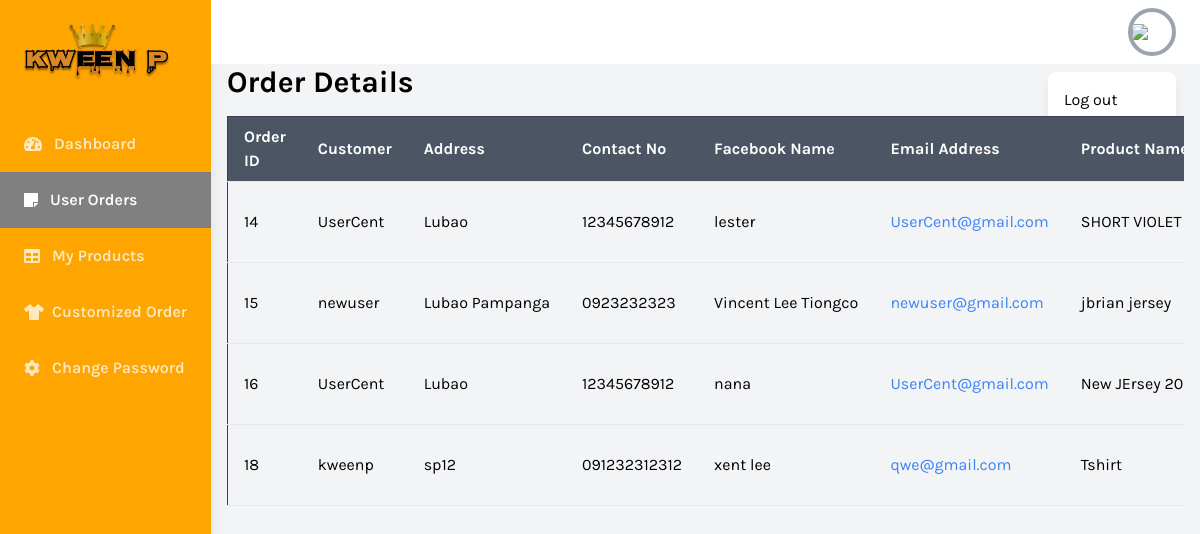
Screenshot of /userOrder.php (signed in) with the database file from the repository.
### tables this page shows
CREATE TABLE `orders` (
  `id` int(11) NOT NULL,
  `user_id` int(11) DEFAULT NULL,
  `product_id` int(11) DEFAULT NULL,
  `order_date` datetime DEFAULT NULL,
  `status` varchar(50) DEFAULT NULL,
  `facebook_account` varchar(255) DEFAULT NULL
);

CREATE TABLE `users` (
  `id` int(11) NOT NULL,
  `username` varchar(50) NOT NULL,
  `email` varchar(100) NOT NULL,
  `password` varchar(255) NOT NULL,
  `contact_no` varchar(15) DEFAULT NULL,
  `address` text DEFAULT NULL,
  `role` enum('user','admin') DEFAULT 'user',
  `created_at` timestamp NOT NULL DEFAULT current_timestamp()
);

CREATE TABLE `products` (
  `id` int(11) NOT NULL,
  `name` varchar(255) NOT NULL,
  `description` text DEFAULT NULL,
  `price` decimal(10,2) NOT NULL,
  `image_url` varchar(255) DEFAULT NULL,
  `date_created` datetime DEFAULT current_timestamp(),
  `date_updated` datetime DEFAULT current_timestamp() ON UPDATE current_timestamp(),
  `size` enum('S','M','L','XL','XXL') DEFAULT NULL,
  `stock` tinyint(1) NOT NULL DEFAULT 1
);

### userOrder.php (the view, shortened to what this page needs)
<?php
include 'db_connection.php';
$query = "
    SELECT o.id AS order_id, u.username, u.address, u.contact_no, u.email,
           p.name AS product_name, p.price AS product_price,
           p.image_url, o.order_date, o.status, o.facebook_account
    FROM orders o
    JOIN users u ON o.user_id = u.id
    JOIN products p ON o.product_id = p.id
";
$result = mysqli_query($db, $query);
?>
<!DOCTYPE html>
<html lang="en">
<head>
    <script src="https://cdn.tailwindcss.com"></script>
</head>
<body class="bg-gray-100 font-family-karla flex">
<aside class="relative bg-sidebar h-screen w-64 hidden sm:block shadow-xl">
    <div class="p-6">
        <img src="images/logo1.png" alt="">
    </div>
    <nav class="text-white text-base font-semibold pt-3">
        <a href="adminDashboard.php" class="flex items-center text-white opacity-75 hover:opacity-100 py-4 pl-6 nav-item">
            <i class="fas fa-tachometer-alt mr-3"></i>
            Dashboard
        </a>
        <a href="userOrder.php" class="flex items-center active-nav-link text-white py-4 pl-6 nav-item">
            <i class="fas fa-sticky-note mr-3"></i>
            User Orders
        </a>
        <a href="myProducts.php" class="flex items-center text-white opacity-75 hover:opacity-100 py-4 pl-6 nav-item">
            <i class="fas fa-table mr-3"></i>
            My Products
        </a>
        <a href="customizationOrder.php" class="flex items-center text-white opacity-75 hover:opacity-100 py-4 pl-6 nav-item">
            <i class="fa-solid fa-shirt mr-2"></i>
                Customized Order
            </a>
            <a href="adminChangePassword.php" class="flex items-center text-white opacity-75 hover:opacity-100 py-4 pl-6 nav-item">
            <i class="fa fa-cog mr-3"></i>
               Change Password
            </a>
    </nav>
</aside>
<div class="relative w-full flex flex-col h-screen overflow-y-hidden">
        <header class="w-full items-center bg-white py-2 px-6 hidden sm:flex">
            <div x-data="{ isOpen: false }" class="relative w-1/2 flex justify-end">
                <button @click="isOpen = !isOpen" class="realtive z-10 w-12 h-12 rounded-full overflow-hidden border-4 border-gray-400 hover:border-gray-300 focus:border-gray-300 focus:outline-none">
                    <img src="https://tse1.mm.bing.net/th?id=OIP.V0NH3fa-mZ4AJ94SEQTy_wHaHa&pid=Api&P=0&h=220">
                </button>
                <button x-show="isOpen" @click="isOpen = false" class="h-full w-full fixed inset-0 cursor-default"></button>
                <div x-show="isOpen" class="absolute w-32 bg-white rounded-lg shadow-lg py-2 mt-16">
                    <a href="logout.php" class="block px-4 py-2 account-link hover:text-white">Log out</a>
                </div>
            </div>
        </header>
<div class="relative w-full flex flex-col h-screen overflow-hidden">
    <div class="container mx-auto px-4 flex-1">
        <h2 class="text-3xl font-bold mb-4">Order Details</h2>
        <div class="overflow-x-auto h-full">
            <div class="max-h-[calc(100vh-6rem)] overflow-y-auto">
                <table class="min-w-full border border-gray-700">
                    <thead class="bg-gray-600 sticky top-0 z-10 text-white">
                        <tr>
                            <th class="px-4 py-2 text-left border-b" >Order ID</th>
                            <th class="px-4 py-2 text-left border-b" >Customer</th>
                            <th class="px-4 py-2 text-left border-b" >Address</th>
                            <th class="px-4 py-2 text-left border-b" >Contact No</th>
                            <th class="px-4 py-2 text-left border-b" >Facebook Name</th>
                            <th class="px-4 py-2 text-left border-b" >Email Address</th>
                            <th class="px-4 py-2 text-left border-b">Product Name</th>
                        </tr>
                    </thead>
                    <tbody class="text-black">
                            <?php while ($row = mysqli_fetch_assoc($result)): ?>
                                <tr>
                                    <td class="px-4 py-2 border-b whitespace-nowrap"><?php echo $row['order_id']; ?></td>
                                    <td class="px-4 py-2 border-b whitespace-nowrap"><?php echo $row['username']; ?></td>
                                    <td class="px-4 py-2 border-b whitespace-nowrap"><?php echo $row['address']; ?></td>
                                    <td class="px-4 py-2 border-b whitespace-nowrap"><?php echo $row['contact_no']; ?></td>
                                    <td class="px-4 py-2 border-b whitespace-nowrap"><?php echo htmlspecialchars($row['facebook_account']); ?></td>
                                    <td class="px-4 py-2 border-b whitespace-nowrap text-blue-500"><?php echo $row['email']; ?></td>
                                    <td class="px-4 py-2 border-b whitespace-nowrap"><?php echo $row['product_name']; ?></td>
                                </tr>
                            <?php endwhile; ?>
                        </tbody>
                </table>
            </div>
        </div>
    </div>
</div>
<link rel="stylesheet" href="https://cdnjs.cloudflare.com/ajax/libs/font-awesome/6.0.0-beta3/css/all.min.css">
</body>
</html>

### userOrder.php (style rules this page uses)
.font-family-karla { font-family: karla; }
.bg-sidebar { background: orange; }
.active-nav-link { background: grey; }

### rows the page displays
orders: id "14", user.username "UserCent", user.address "Lubao", user.contact_no "12345678912", facebook_account "lester", user.email "UserCent@gmail.com", product.name "SHORT VIOLET"
orders: id "15", user.username "newuser", user.address "Lubao Pampanga", user.contact_no "0923232323", facebook_account "Vincent Lee Tiongco", user.email "newuser@gmail.com", product.name "jbrian jersey"
orders: id "16", user.username "UserCent", user.address "Lubao", user.contact_no "12345678912", facebook_account "nana", user.email "UserCent@gmail.com", product.name "New JErsey…"
orders: id "18", user.username "kweenp", user.address "sp12", user.contact_no "091232312312", facebook_account "xent lee", user.email "qwe@gmail.com", product.name "Tshirt"
